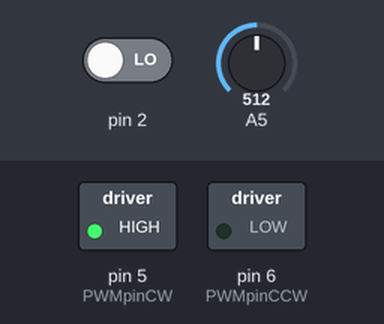
Bench run of a sketch on a simulated Arduino Uno, built with avr-gcc and run on an emulated ATmega328P. Parts: switched loads named in the sketch (green lamp = pin HIGH). The inputs (shaded band) are chosen by the test bench; at power-on: pin 2 LOW, A5 = 512. What the sketch prints to the serial monitor is not drawn.

Above: at 0.7 s.
Timing chart, 0 to 2.2 s (numbered marks = the images above):
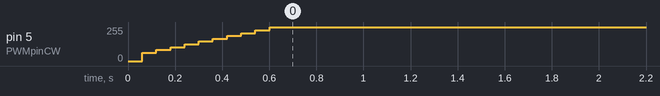

Measured:
- by itself, pin 5 (PWMpinCW): moves from 0/255 to 255/255 over 0.60 s

The sketch:

StepPIDMotor.ino
```cpp
// python-build-start
// action, upload
// board, arduino:avr:uno
// port, /dev/ttyACM0
// ide, 1.6.3
// python-build-end

// controlling the speed of a DC motor based on the number of microseconds per revolution


//================
	// Link to the PID control code
	// first set the number of steps for the PID tables
#define numPIDtableSteps 3
	// then include the PID code file
#include "StepPID.h"
StepPID myStepPID;

//===============
	// Variables etc for Motor control

unsigned long targetMicros = 18000;
unsigned long stallMicros = 60000; // used when there are no pulses
unsigned long slowRevMicros = 40000; // used to get going
unsigned long setPoint;
char dir = 'F';

		// values to use when the error is out of range
long errorRange = 32000;
long errorOutOfRangeSlowOutput = 255;
long errorOutOfRangeFastOutput = 0;

		// variables for PWM
int PWMval = 0;
byte PWMpinCW = 5;
byte PWMpinCCW = 6;

	// variables used by the ISR
volatile unsigned long isrRevMicros = 0;
volatile unsigned long isrRevCount = 0;
volatile bool newRevMicros = true;

	// other motor control variables
bool pseudoRevMicros = false;
bool stallDetected = false;
byte afterStallCount = 0;

unsigned long revCount;

unsigned long revMicros;
unsigned long prevRevMicros;
unsigned long prevIsrMicros;
unsigned long latestIsrMicros;
long error;

//=================

void setup() {

	Serial.begin(115200);
	pinMode(11, INPUT_PULLUP);
	attachInterrupt(0, revDetectorISR, RISING);

	pinMode(PWMpinCW, OUTPUT);
	pinMode(PWMpinCCW, OUTPUT);
	analogWrite(PWMpinCCW, 0);
	analogWrite(PWMpinCW, 0);

	setupStepPID();

	Serial.println("StepPIDMotor.ino");

}

//===========

void setupStepPID() {
	myStepPID.errorRange = errorRange;
	myStepPID.dTermRange = errorRange / 4;
	myStepPID.outputMax = 255;
	myStepPID.outputMin = 0;

		// adjustments to use when speed is below target
		//  values should be in range 0 - outputRange
        //   for example 32 represents 12.5% if outputRange is 255
	myStepPID.iTermAdjMaxStepSlow = 32; // equivalent to kI
	myStepPID.pTermMaxStepSlow = 64; // equivalent to kP
	myStepPID.dTermMaxStepSlow = 0;  // equivalent to kD

		// and when speed is above target (in this case they are the same)
	myStepPID.iTermAdjMaxStepFast = myStepPID.iTermAdjMaxStepSlow ;
	myStepPID.pTermMaxStepFast = myStepPID.pTermMaxStepSlow;
	myStepPID.dTermMaxStepFast = myStepPID.dTermMaxStepSlow;

	myStepPID.updatePIDsteps();

	myStepPID.errorRangeStep[0] = 100; // treat errors below this as 0

	myStepPID.printStepTable();

}

//===========

void loop() {
	readPot();
	checkForStall();
	updatePWM();
	outputMotorPwr();
	showDebugData(507);
}

//================

void readPot() {
	int potVal = analogRead(A5);
	//~ potVal = 400; // for testing
	unsigned long newTargetMicros = 8000UL + potVal * 20;
	if (abs(newTargetMicros - targetMicros) > 200) {
		targetMicros = newTargetMicros;
	}
}


//================


void checkForStall() {
		// this causes a pseudo pulse time to be used if there is no real one
	if (micros() - latestIsrMicros >= stallMicros) {
		pseudoRevMicros = true;
		stallDetected = true;
		afterStallCount = 0;
		//~ Serial.print("Stalled "); Serial.println();
	}
	else if (stallDetected == true) {
		afterStallCount ++;
		if (afterStallCount > 8) {	// stay at low speed for a few revs
			stallDetected = false;
		}
	}
}


//============

void updatePWM() {

	if(newRevMicros == true or pseudoRevMicros == true) {

			// first get the setpoint
		setPoint = targetMicros;
		if (stallDetected == true) {
			setPoint = slowRevMicros;
		}

			// then update revMicros
		prevIsrMicros = latestIsrMicros;
		if (newRevMicros == true) {
			noInterrupts();
				latestIsrMicros = isrRevMicros;
				revCount = isrRevCount;
				newRevMicros = false;
			interrupts();
		}
		else { // did not get a newRevMicros value
			latestIsrMicros = micros();
			pseudoRevMicros = false;
		}
		revMicros = latestIsrMicros - prevIsrMicros;
			// ignore very short values of revMicros as aberrations
		if (revMicros < (setPoint >> 2)) {
			latestIsrMicros = prevIsrMicros; // restore the value
			return;
		}

			// get ready to call myStepPID.calc()
		int totalPower = 0;
			// calculate the error
		error = revMicros - setPoint;

			// if the error is out of range don't call StepPID
			//		just use the out-of-range values
		if (error > errorRange) {
			totalPower = errorOutOfRangeSlowOutput;
		}
		else if (error < -errorRange) {
			totalPower = errorOutOfRangeFastOutput;
		}
			// if the error is within range call StepPID
		else {
			unsigned long start = micros();
			totalPower = myStepPID.compute((int) error);
			unsigned long end = micros();
			//~ Serial.print("Calc Micros "); Serial.println(end - start); // 16 µsecs for 3 steps
		}
		PWMval = totalPower;
	}
}

//====================

void outputMotorPwr() {

		// finally, apply the PWM value
	if (dir == 'F') {
		analogWrite(PWMpinCCW, 0);
		analogWrite(PWMpinCW, (byte) PWMval);
	}
	else {
		analogWrite(PWMpinCW, 0);
		analogWrite(PWMpinCCW, (byte) PWMval);
	}
}

//=============

void showDebugData(int interval) {

	static unsigned long prevShowMillis;
	if ( millis() - prevShowMillis  >= interval ) {
		prevShowMillis = millis();

		Serial.print("setPoint "); Serial.print(setPoint);
		//~ Serial.print("\trevMic "); Serial.print(revMicros);
		//~ Serial.print("\terr "); Serial.print(error);
		//~ Serial.print("\ttotPWM "); Serial.print(PWMval);
		//~ Serial.println();

		myStepPID.printKeyVars();
		Serial.println();

	}
}

//===========

void revDetectorISR() {
	isrRevMicros = micros();
	isrRevCount ++;
	newRevMicros = true;
}
```

StepPID.h
```cpp
// data and code for StepPID

#include <Arduino.h>


class StepPID {

	public:
			// the control variables
		int errorRange;
		int dTermRange;
		int outputMax;
		int outputMin;

		int iTermAdjMaxStepSlow;
		int pTermMaxStepSlow;
		int dTermMaxStepSlow;

		int iTermAdjMaxStepFast;
		int pTermMaxStepFast;
		int dTermMaxStepFast;


	// private:	// having these public is easier for debugging
				// but they would not normally need to accessed by the user's program XXXXX

			// variables internal to the function

		static const byte PIDarraySize = numPIDtableSteps + 2;
		int errorRangeStep[PIDarraySize];
		int dTermRangeStep[PIDarraySize];

		int iTermAdjStepSlow[PIDarraySize] = {0, 1};
		int pTermStepSlow[PIDarraySize] = {0, 1};
		int dTermStepSlow[PIDarraySize];

		int iTermAdjStepFast[PIDarraySize] = {0, -1};
		int pTermStepFast[PIDarraySize] = {0, -1};
		int dTermStepFast[PIDarraySize];

		int error;
		int prevError = 0;

		int totalOutput;

		int iTerm;
		int iTermAdj;
		int pTerm;
		int dTerm;


//==============

	public:
		void updatePIDsteps() {
				// note that steps 0 and 1 were set when the arrays were initialized
			for (byte n = 2; n <= numPIDtableSteps + 1; n++) {
				iTermAdjStepSlow[n] =  ((float)iTermAdjMaxStepSlow / numPIDtableSteps) * (n - 1);
				pTermStepSlow[n] =     ((float)pTermMaxStepSlow    / numPIDtableSteps) * (n - 1);
				dTermStepSlow[n] =     ((float)dTermMaxStepSlow    / numPIDtableSteps) * (n - 1);
				iTermAdjStepFast[n] = -((float)iTermAdjMaxStepFast / numPIDtableSteps) * (n - 1);
				pTermStepFast[n] =    -((float)pTermMaxStepFast    / numPIDtableSteps) * (n - 1);
				dTermStepFast[n] =    -((float)dTermMaxStepFast    / numPIDtableSteps) * (n - 1);
			}
			updatePIDerrorRangeSteps();
		}

//=============

	public:
		void updatePIDerrorRangeSteps() {
			for (byte n = 1; n <= numPIDtableSteps + 1; n++) {
				errorRangeStep[n] =      ((float)errorRange      / (numPIDtableSteps + 1)) * n;
				dTermRangeStep[n] =      ((float)dTermRange      / (numPIDtableSteps + 1)) * n;
			}
		}

//==============

	public:
		int compute(int errVal) {

			error = errVal;

				// first the iTerm and the pTerm

				// select the values
			for (byte n = 0; n <= numPIDtableSteps; n++) {
				if (abs(error) <= errorRangeStep[n]) {
						// use different values for positive or negative errors
					if (error >= 0) {
						iTermAdj = iTermAdjStepSlow[n];
						pTerm = pTermStepSlow[n];
					}
					else {
						iTermAdj = iTermAdjStepFast[n];
						pTerm = pTermStepFast[n];
					}
					break;
				}
			}
				// update the iTerm
			iTerm += iTermAdj;
			if (iTerm > outputMax) {
				iTerm = outputMax;
			}
			if (iTerm < outputMin) {
				iTerm = outputMin;
			}

				// then figure out the dTerm
			int errChange = error - prevError;

			if (errChange >= 0) {
				for (byte n = 0; n <= numPIDtableSteps; n++) {
					if (errChange <= dTermRangeStep[n]) {
						dTerm = dTermStepSlow[n];
						break;
					}
				}
			}
			else {
				for (byte n = 0; n <= numPIDtableSteps; n++) {
					if (-errChange <= dTermRangeStep[n]) {
						dTerm = dTermStepFast[n];
						break;
					}
				}
			}
			prevError = error;

				// and finally add them all together
			totalOutput = iTerm + pTerm + dTerm;

				// apply the limits
			if (totalOutput > outputMax) {
				totalOutput = outputMax;
			}
			if (totalOutput < outputMin) {
				totalOutput = outputMin;
			}

			return totalOutput;
		}

//=================
	public:
		void printKeyVars() {
			Serial.print("  error "); Serial.print(error);
			Serial.print(" iTerm "); Serial.print(iTerm);
			Serial.print(" pTerm "); Serial.print(pTerm);
			Serial.print(" dTerm "); Serial.print(dTerm);
			Serial.print(" total "); Serial.print(totalOutput);
			Serial.println();
		}


//==================
	public:
		void printStepTable() {
			Serial.println("\tStep Table");
			Serial.println("\t\tErrStep\tdTstep\tiAdjS\tiAdjF\tpTermS\tpTermF\tdTermS\tdTermF");
			for (byte n = 0; n <= (numPIDtableSteps + 1); n++) {
				Serial.print('\t'); Serial.print(n);
				Serial.print('\t'); Serial.print(errorRangeStep[n]);
				Serial.print('\t'); Serial.print(dTermRangeStep[n]);
				Serial.print('\t'); Serial.print(iTermAdjStepSlow[n]);
				Serial.print('\t'); Serial.print(iTermAdjStepFast[n]);
				Serial.print('\t'); Serial.print(pTermStepSlow[n]);
				Serial.print('\t'); Serial.print(pTermStepFast[n]);
				Serial.print('\t'); Serial.print(dTermStepSlow[n]);
				Serial.print('\t'); Serial.print(dTermStepFast[n]);
				Serial.println();
			}

		}
};
```
